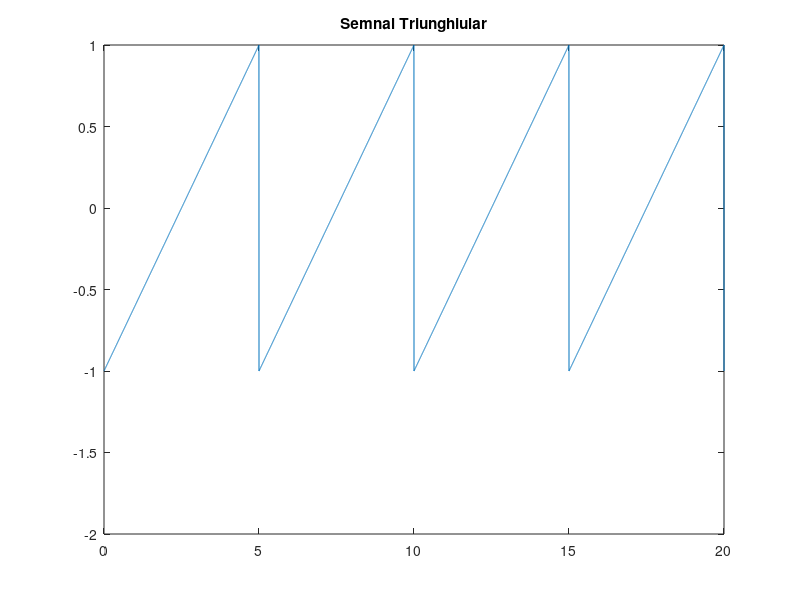
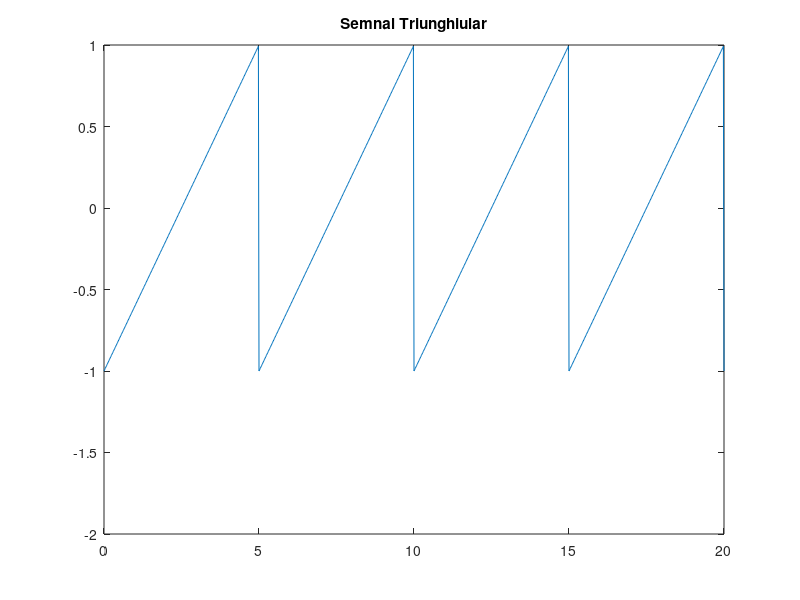
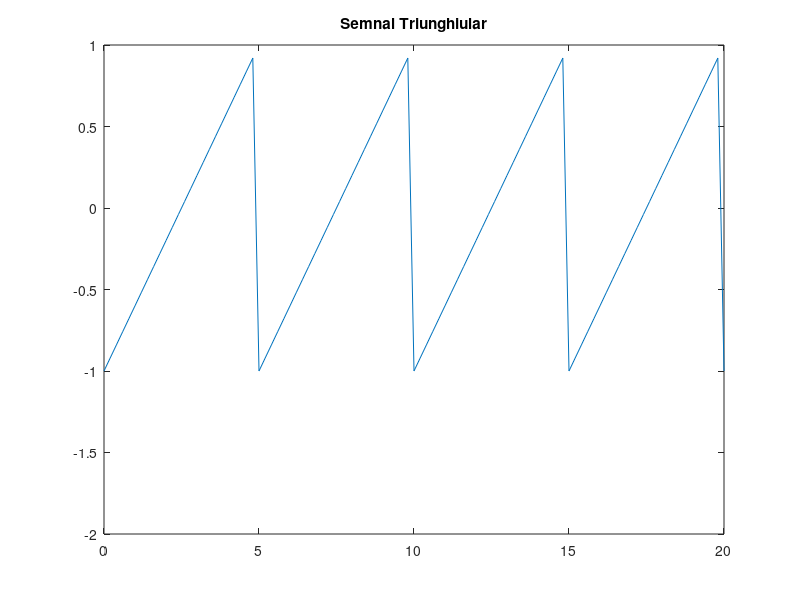

Here is the MATLAB script that generated these plots, in order:
figure(1)
T=5;
f=0.2; %f=1/T
t=0:0.002:20;
x=sawtooth(2*pi*f*t);
plot(t,x);
ylim([-2,1]);
title('Semnal Triunghiular');

%%
figure(2)
T=5;
f=0.2; %f=1/T
t=0:0.02:20;
x=sawtooth(2*pi*f*t);
plot(t,x);
ylim([-2,1]);
title('Semnal Triunghiular');

%%
figure(3)
T=5;
f=0.2; %f=1/T
t=0:0.2:20;
x=sawtooth(2*pi*f*t);
plot(t,x);
ylim([-2,1]);
title('Semnal Triunghiular');

